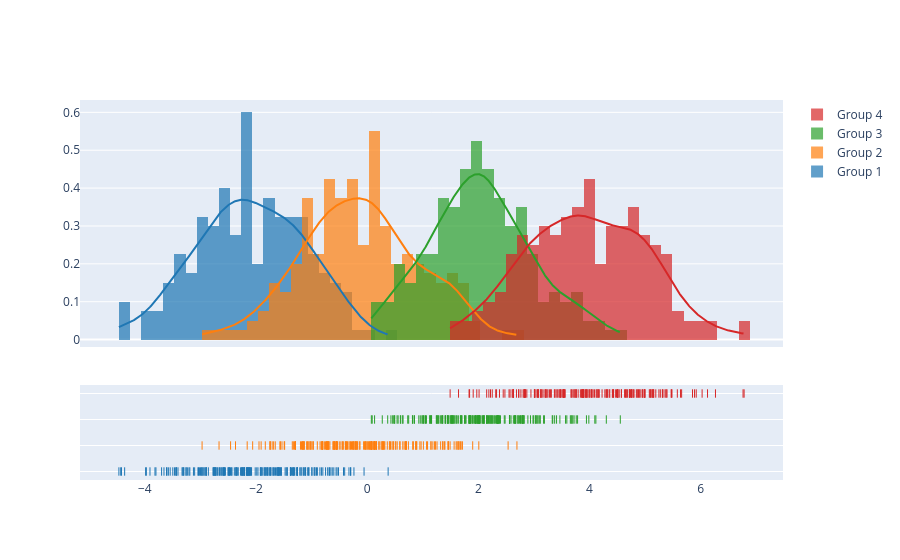

The notebook cell this image was saved under:
### Code cell
import plotly.figure_factory as ff

# Add histogram data
x1 = np.random.randn(200) - 2
x2 = np.random.randn(200)
x3 = np.random.randn(200) + 2
x4 = np.random.randn(200) + 4

# Group data together
hist_data = [x1, x2, x3, x4]

group_labels = ['Group 1', 'Group 2', 'Group 3', 'Group 4']

# Create distplot with custom bin_size
fig = ff.create_distplot(hist_data, group_labels, bin_size=.2)
fig.show()

### Figure 1 — Plotly figure (JSON) as saved in the notebook; plotly's stock layout.template omitted (floating-point values rounded to 4 significant figures; data arrays with more than 128 entries replaced by an {"elided": "..."} marker saying what was removed)
{"data": [{"autobinx": false, "histnorm": "probability density", "legendgroup": "Group 1", "marker": {"color": "rgb(31, 119, 180)"}, "name": "Group 1", "opacity": 0.7, "type": "histogram", "x": {"elided": "200 float values"}, "xaxis": "x", "xbins": {"end": 0.3772, "size": 0.2, "start": -4.467}, "yaxis": "y"}, {"autobinx": false, "histnorm": "probability density", "legendgroup": "Group 2", "marker": {"color": "rgb(255, 127, 14)"}, "name": "Group 2", "opacity": 0.7, "type": "histogram", "x": {"elided": "200 float values"}, "xaxis": "x", "xbins": {"end": 2.695, "size": 0.2, "start": -2.97}, "yaxis": "y"}, {"autobinx": false, "histnorm": "probability density", "legendgroup": "Group 3", "marker": {"color": "rgb(44, 160, 44)"}, "name": "Group 3", "opacity": 0.7, "type": "histogram", "x": {"elided": "200 float values"}, "xaxis": "x", "xbins": {"end": 4.555, "size": 0.2, "start": 0.07501}, "yaxis": "y"}, {"autobinx": false, "histnorm": "probability density", "legendgroup": "Group 4", "marker": {"color": "rgb(214, 39, 40)"}, "name": "Group 4", "opacity": 0.7, "type": "histogram", "x": {"elided": "200 float values"}, "xaxis": "x", "xbins": {"end": 6.782, "size": 0.2, "start": 1.493}, "yaxis": "y"}, {"legendgroup": "Group 1", "marker": {"color": "rgb(31, 119, 180)"}, "mode": "lines", "name": "Group 1", "showlegend": false, "type": "scatter", "x": {"elided": "500 float values"}, "xaxis": "x", "y": {"elided": "500 float values"}, "yaxis": "y"}, {"legendgroup": "Group 2", "marker": {"color": "rgb(255, 127, 14)"}, "mode": "lines", "name": "Group 2", "showlegend": false, "type": "scatter", "x": {"elided": "500 float values"}, "xaxis": "x", "y": {"elided": "500 float values"}, "yaxis": "y"}, {"legendgroup": "Group 3", "marker": {"color": "rgb(44, 160, 44)"}, "mode": "lines", "name": "Group 3", "showlegend": false, "type": "scatter", "x": {"elided": "500 float values"}, "xaxis": "x", "y": {"elided": "500 float values"}, "yaxis": "y"}, {"legendgroup": "Group 4", "marker": {"color": "rgb(214, 39, 40)"}, "mode": "lines", "name": "Group 4", "showlegend": false, "type": "scatter", "x": {"elided": "500 float values"}, "xaxis": "x", "y": {"elided": "500 float values"}, "yaxis": "y"}, {"legendgroup": "Group 1", "marker": {"color": "rgb(31, 119, 180)", "symbol": "line-ns-open"}, "mode": "markers", "name": "Group 1", "showlegend": false, "type": "scatter", "x": {"elided": "200 float values"}, "xaxis": "x", "y": {"elided": "200 str values"}, "yaxis": "y2"}, {"legendgroup": "Group 2", "marker": {"color": "rgb(255, 127, 14)", "symbol": "line-ns-open"}, "mode": "markers", "name": "Group 2", "showlegend": false, "type": "scatter", "x": {"elided": "200 float values"}, "xaxis": "x", "y": {"elided": "200 str values"}, "yaxis": "y2"}, {"legendgroup": "Group 3", "marker": {"color": "rgb(44, 160, 44)", "symbol": "line-ns-open"}, "mode": "markers", "name": "Group 3", "showlegend": false, "type": "scatter", "x": {"elided": "200 float values"}, "xaxis": "x", "y": {"elided": "200 str values"}, "yaxis": "y2"}, {"legendgroup": "Group 4", "marker": {"color": "rgb(214, 39, 40)", "symbol": "line-ns-open"}, "mode": "markers", "name": "Group 4", "showlegend": false, "type": "scatter", "x": {"elided": "200 float values"}, "xaxis": "x", "y": {"elided": "200 str values"}, "yaxis": "y2"}], "layout": {"barmode": "overlay", "hovermode": "closest", "legend": {"traceorder": "reversed"}, "xaxis": {"anchor": "y2", "domain": [0.0, 1.0], "zeroline": false}, "yaxis": {"anchor": "free", "domain": [0.35, 1], "position": 0.0}, "yaxis2": {"anchor": "x", "domain": [0, 0.25], "dtick": 1, "showticklabels": false}}}
